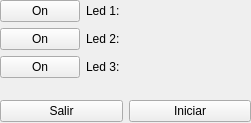
<?xml version="1.0" encoding="UTF-8"?>
<ui version="4.0">
 <class>Form</class>
 <widget class="QWidget" name="Form">
  <property name="geometry">
   <rect>
    <x>0</x>
    <y>0</y>
    <width>251</width>
    <height>123</height>
   </rect>
  </property>
  <property name="windowTitle">
   <string>Conexión pinguino </string>
  </property>
  <widget class="QWidget" name="layoutWidget">
   <property name="geometry">
    <rect>
     <x>0</x>
     <y>0</y>
     <width>251</width>
     <height>122</height>
    </rect>
   </property>
   <layout class="QGridLayout" name="gridLayout">
    <item row="0" column="2">
     <layout class="QVBoxLayout" name="verticalLayout_3">
      <item>
       <widget class="KLed" name="kled_1">
        <property name="state">
         <enum>KLed::Off</enum>
        </property>
       </widget>
      </item>
      <item>
       <widget class="KLed" name="kled_2">
        <property name="state">
         <enum>KLed::Off</enum>
        </property>
       </widget>
      </item>
      <item>
       <widget class="KLed" name="kled_3">
        <property name="state">
         <enum>KLed::Off</enum>
        </property>
       </widget>
      </item>
     </layout>
    </item>
    <item row="0" column="1">
     <layout class="QVBoxLayout" name="verticalLayout_4">
      <item>
       <widget class="QLabel" name="label">
        <property name="text">
         <string>Led 1:</string>
        </property>
       </widget>
      </item>
      <item>
       <widget class="QLabel" name="label_2">
        <property name="text">
         <string>Led 2:</string>
        </property>
       </widget>
      </item>
      <item>
       <widget class="QLabel" name="label_3">
        <property name="text">
         <string>Led 3:</string>
        </property>
       </widget>
      </item>
     </layout>
    </item>
    <item row="0" column="0">
     <layout class="QVBoxLayout" name="verticalLayout_2">
      <item>
       <widget class="QPushButton" name="pushButton">
        <property name="text">
         <string>On</string>
        </property>
       </widget>
      </item>
      <item>
       <widget class="QPushButton" name="pushButton_2">
        <property name="text">
         <string>On</string>
        </property>
       </widget>
      </item>
      <item>
       <widget class="QPushButton" name="pushButton_3">
        <property name="text">
         <string>On</string>
        </property>
       </widget>
      </item>
     </layout>
    </item>
    <item row="1" column="0">
     <spacer name="verticalSpacer">
      <property name="orientation">
       <enum>Qt::Vertical</enum>
      </property>
      <property name="sizeHint" stdset="0">
       <size>
        <width>20</width>
        <height>40</height>
       </size>
      </property>
     </spacer>
    </item>
    <item row="2" column="0" colspan="3">
     <layout class="QHBoxLayout" name="horizontalLayout">
      <item>
       <widget class="QPushButton" name="pushButton_4">
        <property name="text">
         <string>Salir</string>
        </property>
       </widget>
      </item>
      <item>
       <widget class="QPushButton" name="pushButton_5">
        <property name="text">
         <string>Iniciar</string>
        </property>
       </widget>
      </item>
     </layout>
    </item>
   </layout>
  </widget>
 </widget>
 <customwidgets>
  <customwidget>
   <class>KLed</class>
   <extends>QWidget</extends>
   <header>kled.h</header>
  </customwidget>
 </customwidgets>
 <resources>
  <include location="../iconos/iconos.qrc"/>
 </resources>
 <connections/>
</ui>
